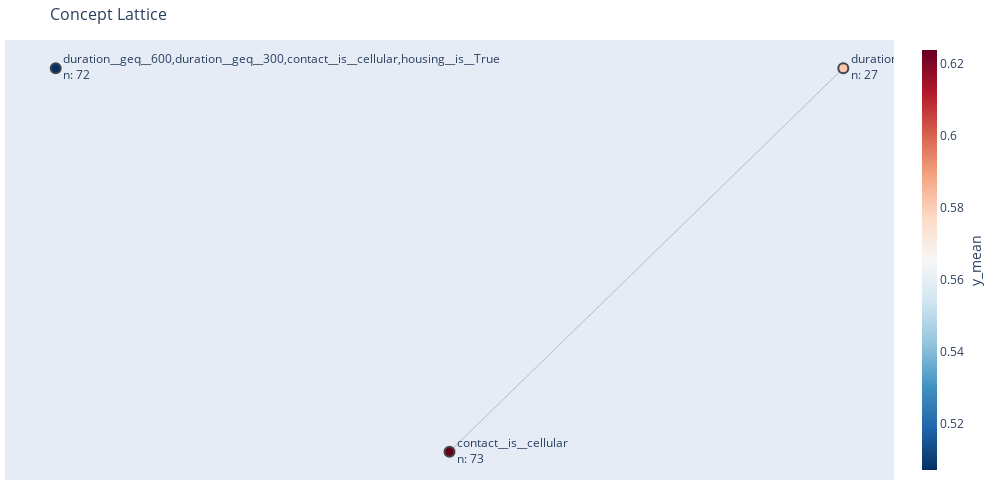

Source (notebook cell):
### Code cell
fig.show()

### Figure 1 — Plotly figure (JSON) as saved in the notebook; plotly's stock layout.template omitted (floating-point values rounded to 4 significant figures)
{"data": [{"hoverinfo": "none", "line": {"color": "#888", "width": 0.5}, "mode": "lines", "type": "scatter", "x": [0.5, 0, null], "y": [2, 1, null]}, {"hoverinfo": "text", "hovertext": ["Concept 485<br><br>extent (len: 72): 2837, 1085, 233, 630, 517,...<br>intent (len: 4): housing=True, contact=cellular, duration>=600, duration>=300<br>new extent (len: 72): 2837, 2372, 1085, 233, 517,...<br>new_intent (len: 4): housing=True, contact=cellular, duration>=600, duration>=300<br>metric accuracy = 0.93<br>metric precision = 0.93<br>metric recall = 1.0<br>metric neg_precision = 0.0<br>metric neg_recall = 0.0<br>metric f1_score = 0.96<br>metric y_pred_mean = 1.0<br>metric y_true_mean = 0.9305555555555556<br>metric strongness = 0.5070422535211268<br>metric stab_min_bound = None<br>metric stab_max_bound = None<br>metric log_stab_min_bound = None<br>metric log_stab_max_bound = None<br>metric lstab_min_bound = None<br>", "Concept 780<br><br>extent (len: 100): 80, 295, 1638, 2140, 125,...<br>intent (len: 4): marital!=married, poutcome!=success, duration>=600, duration>=300<br>new extent (len: 27): 3889, 3248, 1638, 2140, 980,...<br>new_intent (len: 4): marital!=married, poutcome!=success, duration>=600, duration>=300<br>metric accuracy = 0.9<br>metric precision = 0.9<br>metric recall = 1.0<br>metric neg_precision = 0.0<br>metric neg_recall = 0.0<br>metric f1_score = 0.95<br>metric y_pred_mean = 1.0<br>metric y_true_mean = 0.9<br>metric strongness = 0.5813953488372093<br>metric stab_min_bound = 0.9999999925494194<br>metric stab_max_bound = 0.9999999925494194<br>metric log_stab_min_bound = 27.0<br>metric log_stab_max_bound = 27.0<br>metric lstab_min_bound = 12.0<br>", "Concept 1549<br><br>extent (len: 73): 1914, 3614, 1899, 2033, 630,...<br>intent (len: 5): poutcome!=success, marital!=married, duration>=600, duration>=300, contact=cellular<br>new extent (len: 73): 1914, 3614, 2033, 1899, 630,...<br>new_intent (len: 1): contact=cellular<br>metric accuracy = 0.89<br>metric precision = 0.89<br>metric recall = 1.0<br>metric neg_precision = 0.0<br>metric neg_recall = 0.0<br>metric f1_score = 0.94<br>metric y_pred_mean = 1.0<br>metric y_true_mean = 0.8904109589041096<br>metric strongness = 0.6239316239316239<br>metric stab_min_bound = None<br>metric stab_max_bound = None<br>metric log_stab_min_bound = None<br>metric log_stab_max_bound = None<br>metric lstab_min_bound = None<br>"], "marker": {"color": [0.507, 0.5814, 0.6239], "colorbar": {"thickness": 15, "title": {"side": "right", "text": "y_mean"}, "xanchor": "left"}, "colorscale": [[0, "rgb(103,0,31)"], [0.1, "rgb(178,24,43)"], [0.2, "rgb(214,96,77)"], [0.3, "rgb(244,165,130)"], [0.4, "rgb(253,219,199)"], [0.5, "rgb(247,247,247)"], [0.6, "rgb(209,229,240)"], [0.7, "rgb(146,197,222)"], [0.8, "rgb(67,147,195)"], [0.9, "rgb(33,102,172)"], [1, "rgb(5,48,97)"]], "line": {"width": 2}, "reversescale": true, "showscale": true, "size": 10}, "mode": "markers+text", "text": ["duration__geq__600,duration__geq__300,contact__is__cellular,housing__is__True<br>n: 72", "duration__geq__600,duration__geq__300,marital__not__married,poutcome__not__success<br>n: 27", "contact__is__cellular<br>n: 73"], "textposition": "middle right", "type": "scatter", "x": [-0.5, 0.5, 0], "y": [2, 2, 1]}], "layout": {"height": 500, "hovermode": "closest", "margin": {"b": 20, "l": 5, "r": 5, "t": 40}, "showlegend": false, "title": {"font": {"size": 16}, "text": "Concept Lattice"}, "width": 1000, "xaxis": {"showgrid": false, "showticklabels": false, "zeroline": false}, "yaxis": {"showgrid": false, "showticklabels": false, "zeroline": false}}}
